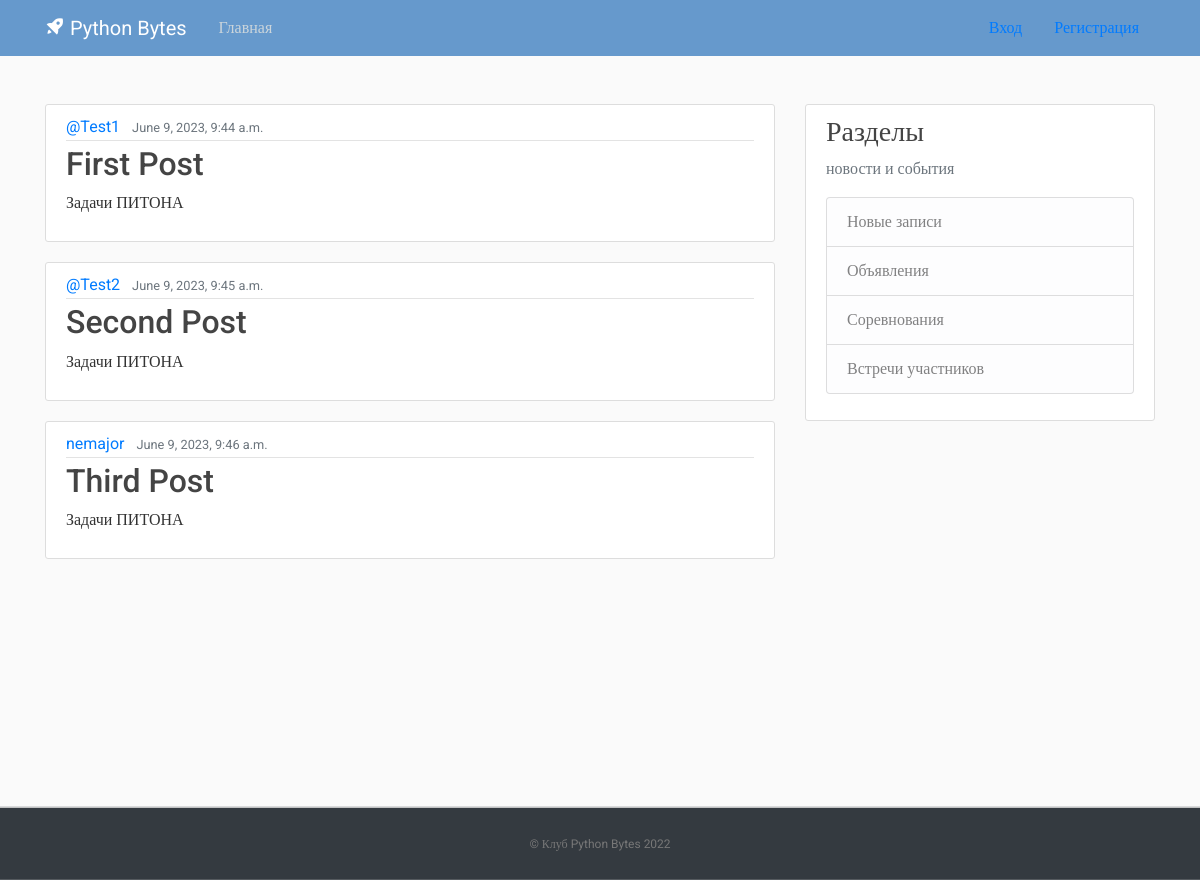
The page / on the database its author committed.
### blog/models.py (models this page shows, shortened)
class Post(models.Model):
    title = models.CharField(max_length=100)
    content = models.TextField()
    date_posted = models.DateTimeField(default=timezone.now)
    author = models.ForeignKey(User, on_delete=models.CASCADE)

### blog/views.py (the view)
# urls.py: path('', views.home, name='blog-home'),
def home(request):
    context = {
        'posts': Post.objects.all()
    }
    return render(request, 'blog/home.html', context)

### blog/templates/blog/home.html
﻿﻿{% extends "blog/base.html" %}
{% block content %}
    {% for post in posts %}
        <article class="media content-section">
          <div class="media-body">
            <div class="article-metadata">
              <a class="mr-2" href="#">{{ post.author }}</a>
              <small class="text-muted">{{ post.date_posted }}</small>
            </div>
            <h2><a class="article-title" href="#">{{ post.title }}</a></h2>
            <p class="article-content">{{ post.content }}</p>
          </div>
        </article>
    {% endfor %}
{% endblock content %}

### blog/templates/blog/base.html (shortened to what this page needs)
﻿{% load static %}
<!DOCTYPE html>
<html>
<head>
     <link rel="stylesheet" href="https://maxcdn.bootstrapcdn.com/bootstrap/4.0.0/css/bootstrap.min.css">
     <link rel="stylesheet" type="text/css" href="{% static 'blog/main.css' %}">
     <link href='https://unpkg.com/boxicons@2.1.2/css/boxicons.min.css' rel='stylesheet'>
</head>
<body>
    <header class="site-header">
      <nav class="navbar navbar-expand-md navbar-dark bg-blue fixed-top">
        <div class="container">
          <a class="navbar-brand mr-4" href="{% url 'blog-home' %}"><i class='bx bxs-rocket bx-tada-hover'></i> Python Bytes</a>
          <div class="collapse navbar-collapse" id="navbarToggle">
            <div class="navbar-nav mr-auto">
              <a class="nav-item nav-link " href="{% url 'blog-home' %}">Главная</a>
            </div>
			{% if user.is_authenticated %}
            	<a class="nav-item nav-link" href="{% url 'profile' %}">Профиль</a>
            	<a class="nav-item nav-link" href="{% url 'logout' %}">Выход</a>
          	{% else %}
            	<a class="nav-item nav-link" href="{% url 'login' %}">Вход</a>
            	<a class="nav-item nav-link" href="{% url 'register' %}">Регистрация</a>
          	{% endif %}
          </div>
        </div>
      </nav>
    </header>
    <main role="main" class="container">
      <div class="row">
        <div class="col-md-8">
          {% block content %}{% endblock %}
        </div>
        <div class="col-md-4">
          <div class="content-section">
            <h3>Разделы</h3>
            <p class='text-muted'>новости и события
              <ul class="list-group">
                <li class="list-group-item list-group-item-light">Новые записи</li>
                <li class="list-group-item list-group-item-light">Объявления</li>
                <li class="list-group-item list-group-item-light">Соревнования</li>
                <li class="list-group-item list-group-item-light">Встречи участников</li>
              </ul>
            </p>
          </div>
        </div>
      </div>
    </main>
    <footer class="text-center bg-dark">
      <p><a href="{% url 'blog-home' %}">© Клуб Python Bytes 2022</a></p>
    </footer>
</body>
</html>

### blog/static/blog/main.css (style rules this page uses)
﻿body, html { width:100%; height:100% }
body { margin:0; padding:0; background: #fafafa; color: #333333; margin-top: 5rem; font-family:Roboto; }
h1, h2, h3, h4, h5, h6 { color: #444444; }
ul { margin: 0; }
.bg-blue { background-color: #6699cc; }
.site-header .navbar-nav .nav-link { color: #cbd5db; }
.content-section { background: #ffffff; padding: 10px 20px; border: 1px solid #dddddd; border-radius: 3px; margin-bottom: 20px; }
.article-title { color: #444444; }
.article-content { white-space: pre-line; }
.article-metadata { padding-bottom: 1px; margin-bottom: 4px; border-bottom: 1px solid #e3e3e3 }
footer { position: sticky!important; top: 100%; padding-top:25px; padding-bottom:25px; border-top:1px solid #ddd; }
footer p { margin:2px; text-align:center; padding:0 40px; color:#fff; font-size:12px; }
footer a { color:#777 }

### rows shown on the page
Post: author "@Test1", date_posted "June 9, 2023, 9:44 a.m.", title "First Post", content "Задачи ПИТОНА"
Post: author "@Test2", date_posted "June 9, 2023, 9:45 a.m.", title "Second Post", content "Задачи ПИТОНА"
Post: author "nemajor", date_posted "June 9, 2023, 9:46 a.m.", title "Third Post", content "Задачи ПИТОНА"
